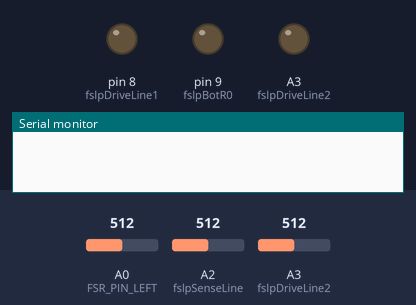
Recording of a sketch running on a simulated Arduino Uno, built with avr-gcc and run on an emulated ATmega328P. Parts: output pins drawn as LEDs (lit = HIGH), the last lines printed to the serial monitor. The test bench sets the inputs (shaded band); at power-on: A2 (fslpSenseLine) = 512, A0 (FSR_PIN_LEFT) = 512, A3 (fslpDriveLine2) = 512.

Above: at 0.1 s.
At 1.4 s:
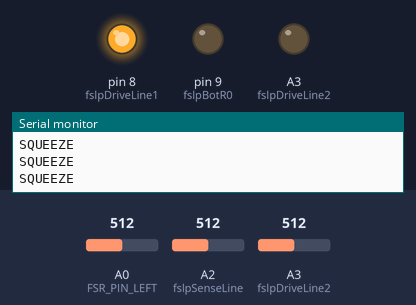
1.5 s: A2 (fslpSenseLine) set to 0
Timing chart, 0 to 4.5 s (numbered marks = the images above; inputs shaded):
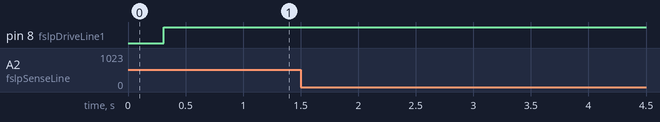

The sketch:

final_rev1.ino
```cpp
#define LED_COUNT 60

const int FSR_PIN_LEFT = A0; // Pin connected to FSR/resistor divider
const int FSR_PIN_RIGHT = A1;
const float VCC = 4.98; // Measured voltage of Ardunio 5V line
const float R_DIV = 2970.0; // Measured resistance of 3.3k resistor

const int fslpSenseLine = A2;
const int fslpDriveLine1 = 8;
const int fslpDriveLine2 = A3;
const int fslpBotR0 = 9;
const String UP = "UP";
const String DOWN = "DOWN";
const String ERR = "ERR";
const String SQUEEZE = "SQUEEZE";

int position1;
int position2;
int position3;
int positionCounter;
int maxDelay;

void setup()
{
  Serial.begin(9600);
  pinMode(FSR_PIN_LEFT, INPUT);
  pinMode(FSR_PIN_RIGHT, INPUT);
  delay(250);
  position1 = 0;
  position2 = 0;
  position3 = 0;
  positionCounter = 0;
  maxDelay = 0;
}

void loop()
{
  // Part 1: loop to spot force
  int fsrLeftADC = analogRead(FSR_PIN_LEFT);
  int fsrRightADC = 0;
  //int fsrRightADC = analogRead(FSR_PIN_RIGHT);

  int leftForce = calculateForce(fsrLeftADC);
  if (leftForce > 0.5) // If the right FSR has 0.5g reading
  {
    Serial.println(SQUEEZE);
    delay(60);
  }
  else
  {
    // No pressure detected
  }

  // Part 2: loop to spot position
  int pressure, position;

  pressure = fslpGetPressure();

  if (pressure == 0)
  {
    // There is no detectable pressure, so measuring
    // the position does not make sense.
    position1 = 0;
    position2 = 0;
    position3 = 0;
    positionCounter = 0;
    maxDelay = 0;
  }
  else
  {
    position = fslpGetPosition();  // Raw reading, from 0 to 1023.
    positionCounter++;

    // The resolution is too high for fat fingers to interpret.
    // Reduce the resolution and notice the pattern.
    if (positionCounter == 1) {
      position1 = position/4;
    } else if (positionCounter == 2) {
      position2 = position/4;
    } else if (positionCounter == 3) {
      position3 = position/4;
      positionCounter = 0;
      Serial.println(isUp());
    }
  }

  delay(20);
  maxDelay = maxDelay + 20;
  if (maxDelay > 220) {
    position1 = 0;
    position2 = 0;
    position3 = 0;
    positionCounter = 0;
  }
}

int fslpGetPosition()
{
  // Step 1 - Clear the charge on the sensor.
  pinMode(fslpSenseLine, OUTPUT);
  digitalWrite(fslpSenseLine, LOW);

  pinMode(fslpDriveLine1, OUTPUT);
  digitalWrite(fslpDriveLine1, LOW);

  pinMode(fslpDriveLine2, OUTPUT);
  digitalWrite(fslpDriveLine2, LOW);

  pinMode(fslpBotR0, OUTPUT);
  digitalWrite(fslpBotR0, LOW);

  // Step 2 - Set up appropriate drive line voltages.
  digitalWrite(fslpDriveLine1, HIGH);
  pinMode(fslpBotR0, INPUT);
  pinMode(fslpSenseLine, INPUT);

  // Step 3 - Wait for the voltage to stabilize.
  delayMicroseconds(10);

  // Step 4 - Take the measurement.
  analogReset();
  return analogRead(fslpSenseLine);
}

int fslpGetPressure()
{
  // Step 1 - Set up the appropriate drive line voltages.
  pinMode(fslpDriveLine1, OUTPUT);
  digitalWrite(fslpDriveLine1, HIGH);

  pinMode(fslpBotR0, OUTPUT);
  digitalWrite(fslpBotR0, LOW);

  pinMode(fslpSenseLine, INPUT);

  pinMode(fslpDriveLine2, INPUT);

  // Step 2 - Wait for the voltage to stabilize.
  delayMicroseconds(10);

  // Step 3 - Take two measurements.
  analogReset();
  int v1 = analogRead(fslpDriveLine2);
  analogReset();
  int v2 = analogRead(fslpSenseLine);

  // Step 4 - Calculate the pressure.
  // Detailed information about this formula can be found in the
  // FSLP Integration Guide.
  if (v1 == v2)
  {
    // Avoid dividing by zero, and return maximum reading.
    return 32 * 1023;
  }
  return 32 * v2 / (v1 - v2);
}

String isUp() {
  int firstDifference = position2 - position1;
  int secondDifference = position3 - position2;
  int totalDifference = position3 - position1;

  if (firstDifference > 2) {
    return UP;
  } else if (secondDifference > 2){
    return UP;
  } else if (totalDifference > 0) {
    return UP;
  } else if (firstDifference < 2) {
    return DOWN;
  } else if (secondDifference < 2) {
    return DOWN;
  } else if (totalDifference < 0) {
    return DOWN;
  } else {
    return ERR;
  }
}

int calculateForce(int fsrADC) {
  // Use ADC reading to calculate voltage:
    float fsrV = fsrADC * VCC / 1023.0;
    // Use voltage and static resistor value to
    // calculate FSR resistance:
    float fsrR = R_DIV * (VCC / fsrV - 1.0);
    // Guesstimate force based on slopes in figure 3 of
    // FSR datasheet:
    float force;
    float fsrG = 1.0 / fsrR; // Calculate conductance
    // Break parabolic curve down into two linear slopes:
    if (fsrR <= 600)
      force = (fsrG - 0.00075) / 0.00000032639;
    else
      force =  fsrG / 0.000000642857;
    return force;
}

// Performs an ADC reading on the internal GND channel in order
// to clear any voltage that might be leftover on the ADC.
// Only works on AVR boards and silently fails on others.
void analogReset()
{
#if defined(ADMUX)
#if defined(ADCSRB) && defined(MUX5)
    // Code for the ATmega2560 and ATmega32U4
    ADCSRB |= (1 << MUX5);
#endif
    ADMUX = 0x1F;

    // Start the conversion and wait for it to finish.
    ADCSRA |= (1 << ADSC);
    loop_until_bit_is_clear(ADCSRA, ADSC);
#endif
}
```
